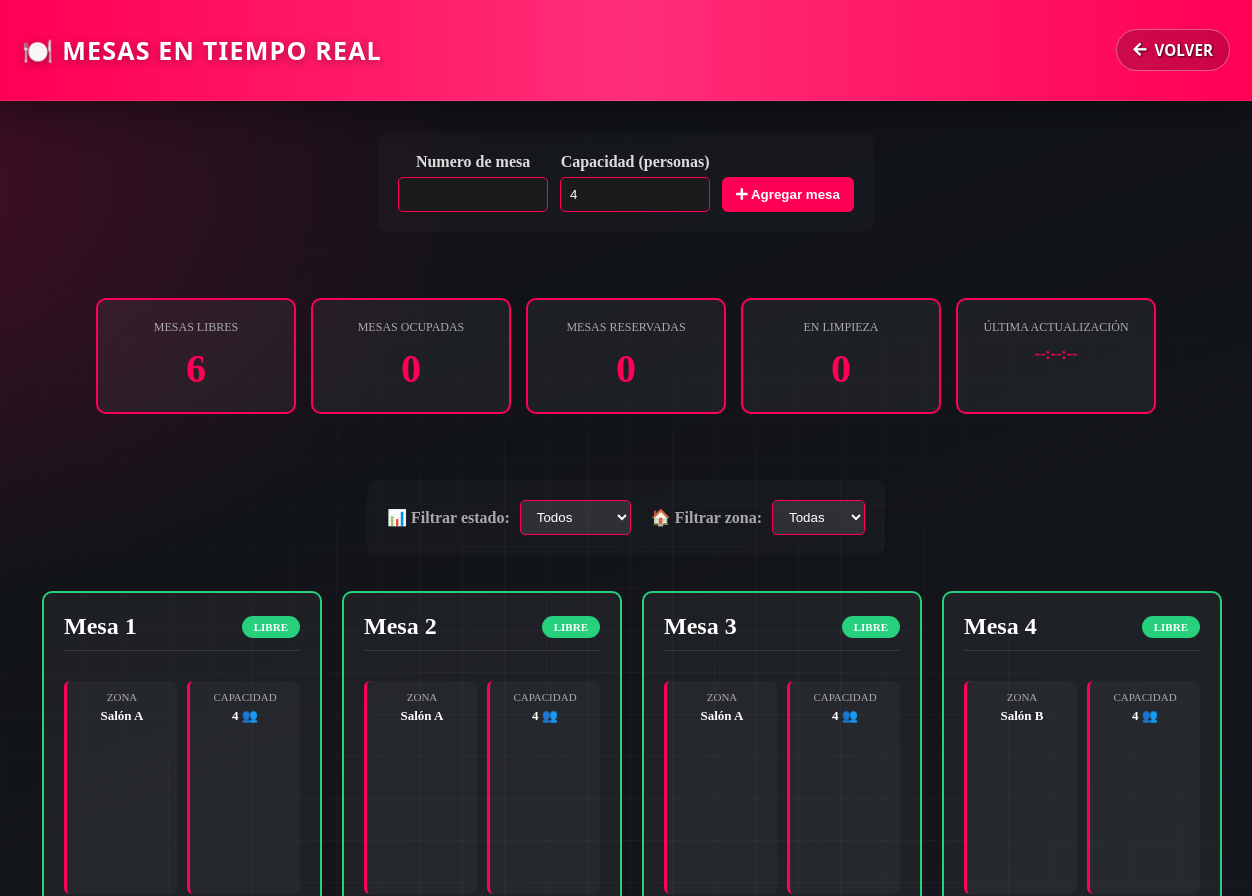
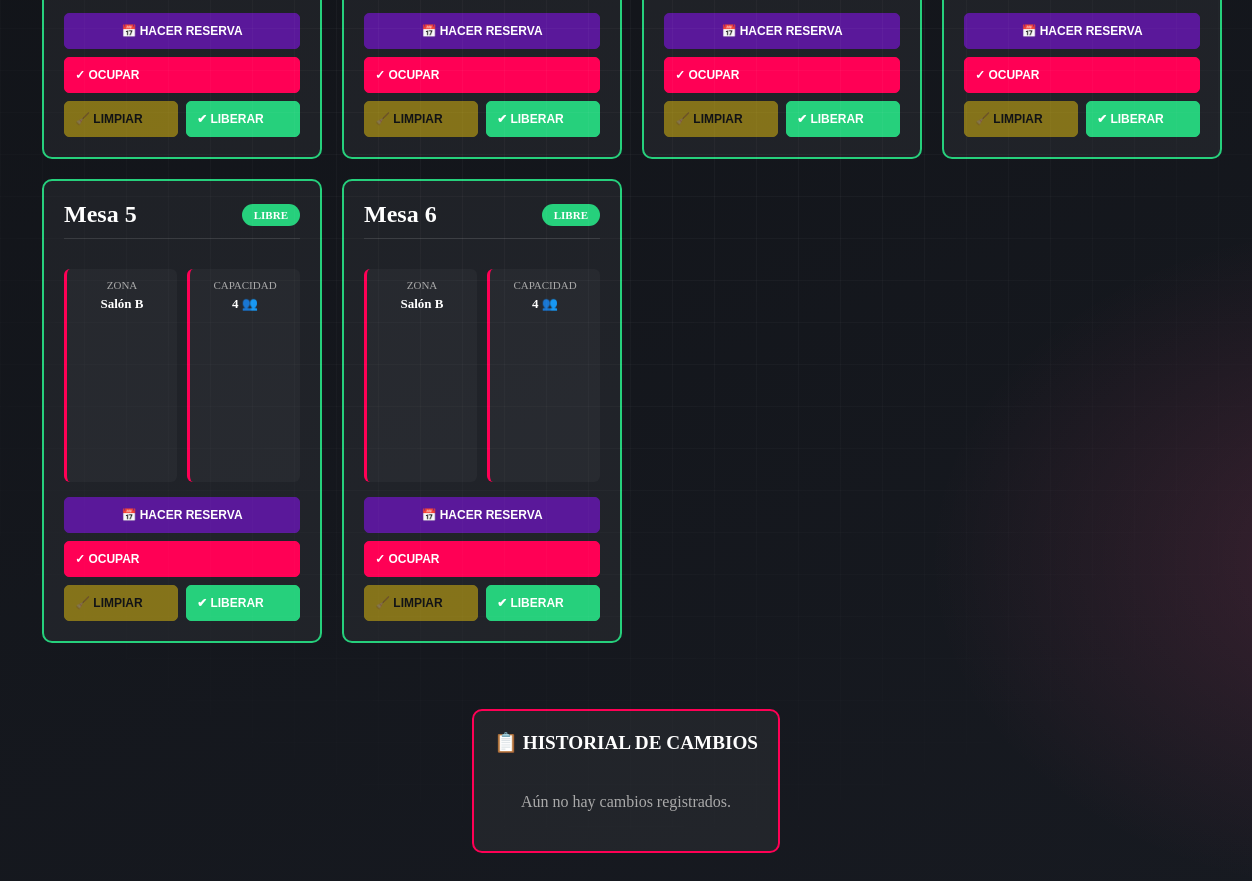
Page /mesas.php (signed in) on the committed database (2 pictures, top to bottom).
### tables this page shows
CREATE TABLE mesas (
    id_mesa INT AUTO_INCREMENT PRIMARY KEY,
    numero INT NOT NULL,
    estado ENUM('Libre','Ocupada','Limpieza','Reservada') NOT NULL DEFAULT 'Libre',
    capacidad INT DEFAULT 4 COMMENT 'Cantidad de personas que puede ocupar',
    creado_en TIMESTAMP NOT NULL DEFAULT CURRENT_TIMESTAMP,
    actualizado_en TIMESTAMP NOT NULL DEFAULT CURRENT_TIMESTAMP ON UPDATE CURRENT_TIMESTAMP,
    UNIQUE KEY uq_mesas_numero (numero)
);

### src/Support/Url.php (called while the page is built, shortened)
<?php
class Url
{
    private static $basePath = null;
    public static function basePath()
    {
        if (self::$basePath !== null) {
            return self::$basePath;
        }
        $appRoot = realpath(__DIR__ . '/../..');
        $appRootNormalized = $appRoot ? str_replace('\\', '/', $appRoot) : '';
        $scriptFile = isset($_SERVER['SCRIPT_FILENAME']) ? realpath((string) $_SERVER['SCRIPT_FILENAME']) : false;
        $scriptName = isset($_SERVER['SCRIPT_NAME']) ? str_replace('\\', '/', (string) $_SERVER['SCRIPT_NAME']) : '';
        if ($appRootNormalized !== '' && $scriptFile && $scriptName !== '' && PHP_SAPI !== 'cli') {
            $scriptFile = str_replace('\\', '/', $scriptFile);
            if (strpos($scriptFile, $appRootNormalized . '/') === 0) {
                $relativeScript = substr($scriptFile, strlen($appRootNormalized));
                $suffixLength = strlen($relativeScript);
                if (strlen($scriptName) >= $suffixLength && strcasecmp(substr($scriptName, -$suffixLength), $relativeScript) === 0) {
                    $prefix = rtrim(substr($scriptName, 0, -$suffixLength), '/');
                    self::$basePath = $prefix === '' ? '' : '/' . trim($prefix, '/');
                    return self::$basePath;
                }
            }
        }
        self::$basePath = '';
        return self::$basePath;
    }
    public static function to($path = '')
    {
        $path = (string) $path;
        $fragment = '';
        $fragmentAt = strpos($path, '#');
        $basePath = self::basePath();
        $url = ($basePath !== '' ? $basePath : '') . '/' . ltrim($path, '/');
        if (class_exists('App\\Support\\Auth') && session_status() === PHP_SESSION_ACTIVE) {
            $context = (string) ($_SESSION['_active_context'] ?? '');
            if ($context !== '' && preg_match('/^[a-f0-9]{64}$/', $context) && !preg_match('/(?:^|[?&])ctx=[a-f0-9]{64}(?:&|$)/', $url)) {
                $separator = strpos($url, '?') === false ? '?' : '&';
                $url .= $separator . 'ctx=' . rawurlencode($context);
            }
        }
        return $url . $fragment;
    }
}

### app_bootstrap.php (called while the page is built, shortened)
<?php
require_once __DIR__ . '/src/Support/Autoload.php';
if (!function_exists('app_url')) {
    function app_url($path = '')
    {
        return App\Support\Url::to($path);
    }
}

### src/Support/Autoload.php (called while the page is built, shortened)
<?php
spl_autoload_register(function ($class) {
    $prefix = 'App\\';
    $relative = substr($class, strlen($prefix));
    $path = __DIR__ . '/../' . str_replace('\\', '/', $relative) . '.php';
});

### src/Support/Database.php (called while the page is built, shortened)
<?php
class Database
{
    private static $connection = null;
    public static function config(array $overrides = array())
    {
        $config = array(
            'host' => self::env('APP_DB_HOST', 'MYSQLHOST') ?: 'localhost',
            'user' => self::env('APP_DB_USER', 'MYSQLUSER') ?: 'root',
            'password' => self::env('APP_DB_PASSWORD', 'MYSQLPASSWORD') ?: '',
            'database' => self::env('APP_DB_NAME', 'MYSQLDATABASE') ?: 'ProyectoMagnus',
            'charset' => Env::get('APP_DB_CHARSET') ?: 'utf8mb4',
            'port' => (int) (self::env('APP_DB_PORT', 'MYSQLPORT') ?: 3306),
        );
        return $config;
    }
    public static function connect(array $overrides = array())
    {
        if (self::$connection === null) {
            self::$connection = self::createConnection($overrides);
        }
        return self::$connection;
    }
    public static function timezoneName()
    {
        $tz = Env::get('APP_TIMEZONE') ?: 'America/Montevideo';
        return in_array($tz, \DateTimeZone::listIdentifiers(), true) ? $tz : 'America/Montevideo';
    }
    private static function env($primary, $fallback)
    {
        $value = Env::get($primary);
        if ($value === false || $value === '') {
            $value = Env::get($fallback);
        }
        return $value === false ? '' : $value;
    }
    private static function createConnection(array $overrides)
    {
        $config = self::config($overrides);
        $connection = mysqli_connect(
            (string) $config['host'],
            (string) $config['user'],
            (string) $config['password'],
            (string) $config['database'],
            (int) $config['port']
        );
        if ($connection && !empty($config['charset'])) {
            mysqli_set_charset($connection, (string) $config['charset']);
        }
        if ($connection) {
            $offset = (new \DateTime('now', new \DateTimeZone(self::timezoneName())))->format('P');
            mysqli_query($connection, "SET time_zone = '" . $offset . "'");
        }
        return $connection;
    }
}

### src/Controllers/MesaController.php (called while the page is built, shortened)
<?php
class MesaController
{
    private $servicio;
    public function __construct(MesaService $servicio = null)
    {
        $this->servicio = $servicio ?: new MesaService();
    }
    public function listar() { return $this->servicio->listarConResumen(); }
}

### src/Services/MesaService.php (called while the page is built, shortened)
<?php
class MesaService
{
    private $repositorio;
    public function __construct(MesaRepository $repositorio = null)
    {
        $this->repositorio = $repositorio ?: new MesaRepository();
    }
    private function conZona(array $mesas)
    {
        foreach ($mesas as &$mesa) {
            $mesa['id_mesa'] = (int) $mesa['id_mesa'];
            $mesa['numero'] = (int) $mesa['numero'];
            $mesa['estado'] = (string) $mesa['estado'];
        }
        return $mesas;
    }
    public function listarConResumen()
    {
        $mesas = $this->conZona($this->repositorio->listar());
        $stats = array('Libre' => 0, 'Ocupada' => 0, 'Reservada' => 0, 'Limpieza' => 0);
        foreach ($mesas as $mesa) {
            if (isset($stats[$mesa['estado']])) $stats[$mesa['estado']]++;
        }
        return array('mesas' => $mesas, 'stats' => $stats);
    }
}

### src/Repositories/MesaRepository.php (called while the page is built, shortened)
<?php
class MesaRepository
{
    private $connection;
    public function __construct($connection = null)
    {
        $this->connection = $connection ?: Database::connect();
    }
    public function listar()
    {
        $result = mysqli_query($this->connection, 'SELECT id_mesa, numero, capacidad, estado FROM mesas ORDER BY numero ASC');
        return $result ? mysqli_fetch_all($result, MYSQLI_ASSOC) : array();
    }
}

### mesas.php (the view, shortened to what this page needs)
<?php
require_once __DIR__ . '/app_bootstrap.php';
function h($value)
{
    return htmlspecialchars((string) $value, ENT_QUOTES, 'UTF-8');
}
$mesaController = new App\Controllers\MesaController();
$vistaMesas = $mesaController->listar();
$mesas = $vistaMesas['mesas'];
$libres = $vistaMesas['stats']['Libre'];
$ocupadas = $vistaMesas['stats']['Ocupada'];
$limpieza = $vistaMesas['stats']['Limpieza'];
$historial = $mesaController->historial();
$principalCssVersion = @filemtime(__DIR__ . '/estilos/Principal.css') ?: time();
?>
<!DOCTYPE html>
<html lang="es">
<head>
    <link rel="stylesheet" type="text/css" href="estilos/Principal.css?v=<?php echo $principalCssVersion; ?>">
    <link rel="stylesheet" href="https://cdnjs.cloudflare.com/ajax/libs/font-awesome/5.15.3/css/all.min.css">
</head>
<body>
<header>
    <h1>🍽️ MESAS EN TIEMPO REAL</h1>
    <a class="salir" href="<?php echo htmlspecialchars(app_url('inicio_rol.php'), ENT_QUOTES, 'UTF-8'); ?>">
        <i class="fas fa-arrow-left" style="margin-right: 8px;"></i>Volver
    </a>
</header>
<div id="contenido">
    <?php if ((string) ($_SESSION['Rol'] ?? '') === '1') { ?>
        <div class="filters-container">
            <form method="post" class="add-table-form">
                <label for="numero-mesa">Numero de mesa<input id="numero-mesa" name="numero" type="number" min="1" max="9999" required></label>
                <label for="capacidad-mesa">Capacidad (personas)<input id="capacidad-mesa" name="capacidad" type="number" min="1" max="50" value="4" required></label>
                <button type="submit"><i class="fas fa-plus" aria-hidden="true"></i> Agregar mesa</button>
            </form>
        </div>
    <?php } ?>
    <div class="stats-container">
        <div class="stat-box">
            <div class="stat-label">Mesas Libres</div>
            <div class="stat-value" id="statLibre"><?php echo $libres; ?></div>
        </div>
        <div class="stat-box">
            <div class="stat-label">Mesas Ocupadas</div>
            <div class="stat-value" id="statOcupada"><?php echo $ocupadas; ?></div>
        </div>
        <div class="stat-box">
            <div class="stat-label">Mesas Reservadas</div>
            <div class="stat-value" id="statReservada"><?php echo $vistaMesas['stats']['Reservada']; ?></div>
        </div>
        <div class="stat-box">
            <div class="stat-label">En Limpieza</div>
            <div class="stat-value" id="statLimpieza"><?php echo $limpieza; ?></div>
        </div>
        <div class="stat-box">
            <div class="stat-label">Última Actualización</div>
            <div class="stat-value" id="lastUpdate" style="font-size: 1em;">--:--:--</div>
        </div>
    </div>
    <div class="filters-container">
        <div class="filter-item">
            <label for="filtroEstado">📊 Filtrar estado:</label>
            <select id="filtroEstado">
                <option value="">Todos</option>
            </select>
        </div>
        <div class="filter-item">
            <label for="filtroZona">🏠 Filtrar zona:</label>
            <select id="filtroZona">
                <option value="">Todas</option>
            </select>
        </div>
    </div>
    <div class="mesas-container" id="mesasGrid">
        <?php foreach ($mesas as $mesa) { ?>
            <?php
                $estado = (string) $mesa['estado'];
                $estadoClass = strtolower($estado);
                $idMesa = (int)$mesa['id_mesa'];
            ?>
            <div class="mesa-card <?php echo h($estadoClass); ?>" data-id="<?php echo $idMesa; ?>" data-zona="<?php echo h($mesa['zona']); ?>">
                <div class="mesa-head">
                    <h3>Mesa <?php echo (int) $mesa['numero']; ?></h3>
                    <span class="badge <?php echo h($estadoClass); ?>"><?php echo h($estado); ?></span>
                </div>
                <div class="mesa-info">
                    <div class="info-item">
                        <span class="info-label">Zona</span>
                        <span class="info-value"><?php echo h($mesa['zona']); ?></span>
                    </div>
                    <div class="info-item">
                        <span class="info-label">Capacidad</span>
                        <span class="info-value"><?php echo (int)($mesa['capacidad'] ?? 4); ?> 👥</span>
                    </div>
                </div>
                <div class="mesa-actions">
                    <?php if (in_array($estado, array('Libre', 'Reservada'), true)) { ?>
                        <button class="btn-mesa btn-reservar" onclick="abrirModalReserva(<?php echo $idMesa; ?>)">
                            📅 <?php echo $estado === 'Reservada' ? 'OTRO HORARIO' : 'HACER RESERVA'; ?>
                        </button>
                    <?php } else { ?>
                        <button class="btn-mesa btn-reservar" disabled title="La mesa debe estar libre para reservar" style="opacity: 0.5; cursor: not-allowed;">
                            📅 NO DISPONIBLE PARA RESERVA
                        </button>
                    <?php } ?>
                    <div class="btn-row">
                        <form method="post">
                            <button type="submit" class="btn-mesa btn-ocupar"<?php echo in_array($estado, array('Libre', 'Reservada'), true) ? '' : ' disabled'; ?>>✓ OCUPAR</button>
                        </form>
                    </div>
                    <div class="btn-row">
                        <form method="post">
                            <button type="submit" class="btn-mesa btn-limpiar"<?php echo $estado === 'Ocupada' ? '' : ' disabled'; ?>>🧹 LIMPIAR</button>
                        </form>
                        <form method="post">
                            <button type="submit" class="btn-mesa btn-liberar"<?php echo $estado === 'Reservada' ? ' disabled title="La mesa tiene reservas activas"' : ''; ?>>✔ LIBERAR</button>
                        </form>
                    </div>
                </div>
            </div>
        <?php } ?>
    </div>
    <div class="history-container">
        <h3>📋 HISTORIAL DE CAMBIOS</h3>
        <div id="historialList">
            <?php if (!empty($historial)) { ?>
                <?php foreach ($historial as $item) { ?>
                    <div class="history-item">
                        <div>
                            <strong>Mesa <?php echo (int) $item['numero']; ?>:</strong>
                            <?php echo h($item['estado_anterior']); ?> → <?php echo h($item['estado_nuevo']); ?>
                        </div>
                        <div style="text-align: right; color: #aaa;">
                            <div><?php echo h($item['usuario']); ?></div>
                            <div><?php echo h($item['fecha']); ?></div>
                        </div>
                    </div>
                <?php } ?>
            <?php } else { ?>
                <div style="text-align: center; color: #aaa; padding: 20px;">
                    Aún no hay cambios registrados.
                </div>
            <?php } ?>
        </div>
    </div>
</div>
</body>
</html>

### rows in the picture
mesas: numero "1", estado "LIBRE", zona "Salón A", capacidad "4", shows "HACER RESERVA"
mesas: numero "2", estado "LIBRE", zona "Salón A", capacidad "4", shows "HACER RESERVA"
mesas: numero "3", estado "LIBRE", zona "Salón A", capacidad "4", shows "HACER RESERVA"
mesas: numero "5", estado "LIBRE", zona "Salón B", capacidad "4", shows "HACER RESERVA"
mesas: numero "6", estado "LIBRE", zona "Salón B", capacidad "4", shows "HACER RESERVA"

### other values in the picture
$libres "6"
$ocupadas "0"
$vistaMesas['stats']['Reservada'] "0"
$limpieza "0"
$mesa['numero'] "4"
$estado "LIBRE"
$mesa['zona'] "Salón B"
$mesa['capacidad'] "4"
